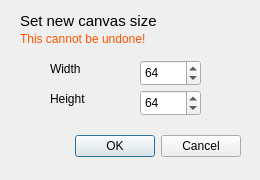
<?xml version="1.0" encoding="UTF-8"?>
<ui version="4.0">
 <class>ResizeDialog</class>
 <widget class="QDialog" name="ResizeDialog">
  <property name="geometry">
   <rect>
    <x>0</x>
    <y>0</y>
    <width>260</width>
    <height>180</height>
   </rect>
  </property>
  <property name="minimumSize">
   <size>
    <width>260</width>
    <height>180</height>
   </size>
  </property>
  <property name="maximumSize">
   <size>
    <width>260</width>
    <height>180</height>
   </size>
  </property>
  <property name="windowTitle">
   <string>Resize canvas</string>
  </property>
  <widget class="QDialogButtonBox" name="buttonBox">
   <property name="geometry">
    <rect>
     <x>30</x>
     <y>130</y>
     <width>211</width>
     <height>32</height>
    </rect>
   </property>
   <property name="orientation">
    <enum>Qt::Orientation::Horizontal</enum>
   </property>
   <property name="standardButtons">
    <set>QDialogButtonBox::StandardButton::Cancel|QDialogButtonBox::StandardButton::Ok</set>
   </property>
  </widget>
  <widget class="QLabel" name="label_2">
   <property name="geometry">
    <rect>
     <x>50</x>
     <y>90</y>
     <width>81</width>
     <height>18</height>
    </rect>
   </property>
   <property name="text">
    <string>Height</string>
   </property>
  </widget>
  <widget class="QLabel" name="label">
   <property name="geometry">
    <rect>
     <x>50</x>
     <y>60</y>
     <width>81</width>
     <height>18</height>
    </rect>
   </property>
   <property name="text">
    <string>Width</string>
   </property>
  </widget>
  <widget class="QSpinBox" name="spbHeight">
   <property name="geometry">
    <rect>
     <x>140</x>
     <y>90</y>
     <width>61</width>
     <height>26</height>
    </rect>
   </property>
   <property name="minimum">
    <number>8</number>
   </property>
   <property name="maximum">
    <number>2048</number>
   </property>
   <property name="singleStep">
    <number>8</number>
   </property>
   <property name="value">
    <number>64</number>
   </property>
  </widget>
  <widget class="QSpinBox" name="spbWidth">
   <property name="geometry">
    <rect>
     <x>140</x>
     <y>60</y>
     <width>61</width>
     <height>26</height>
    </rect>
   </property>
   <property name="minimum">
    <number>8</number>
   </property>
   <property name="maximum">
    <number>2048</number>
   </property>
   <property name="singleStep">
    <number>8</number>
   </property>
   <property name="value">
    <number>64</number>
   </property>
  </widget>
  <widget class="QLabel" name="label_3">
   <property name="geometry">
    <rect>
     <x>20</x>
     <y>10</y>
     <width>181</width>
     <height>21</height>
    </rect>
   </property>
   <property name="font">
    <font>
     <pointsize>11</pointsize>
    </font>
   </property>
   <property name="text">
    <string>Set new canvas size</string>
   </property>
  </widget>
  <widget class="QLabel" name="label_4">
   <property name="geometry">
    <rect>
     <x>20</x>
     <y>30</y>
     <width>221</width>
     <height>18</height>
    </rect>
   </property>
   <property name="palette">
    <palette>
     <active>
      <colorrole role="WindowText">
       <brush brushstyle="SolidPattern">
        <color alpha="255">
         <red>255</red>
         <green>85</green>
         <blue>0</blue>
        </color>
       </brush>
      </colorrole>
     </active>
     <inactive>
      <colorrole role="WindowText">
       <brush brushstyle="SolidPattern">
        <color alpha="255">
         <red>255</red>
         <green>85</green>
         <blue>0</blue>
        </color>
       </brush>
      </colorrole>
     </inactive>
     <disabled/>
    </palette>
   </property>
   <property name="text">
    <string>This cannot be undone!</string>
   </property>
  </widget>
 </widget>
 <resources/>
 <connections>
  <connection>
   <sender>buttonBox</sender>
   <signal>accepted()</signal>
   <receiver>ResizeDialog</receiver>
   <slot>accept()</slot>
   <hints>
    <hint type="sourcelabel">
     <x>248</x>
     <y>254</y>
    </hint>
    <hint type="destinationlabel">
     <x>157</x>
     <y>274</y>
    </hint>
   </hints>
  </connection>
  <connection>
   <sender>buttonBox</sender>
   <signal>rejected()</signal>
   <receiver>ResizeDialog</receiver>
   <slot>reject()</slot>
   <hints>
    <hint type="sourcelabel">
     <x>316</x>
     <y>260</y>
    </hint>
    <hint type="destinationlabel">
     <x>286</x>
     <y>274</y>
    </hint>
   </hints>
  </connection>
 </connections>
</ui>
